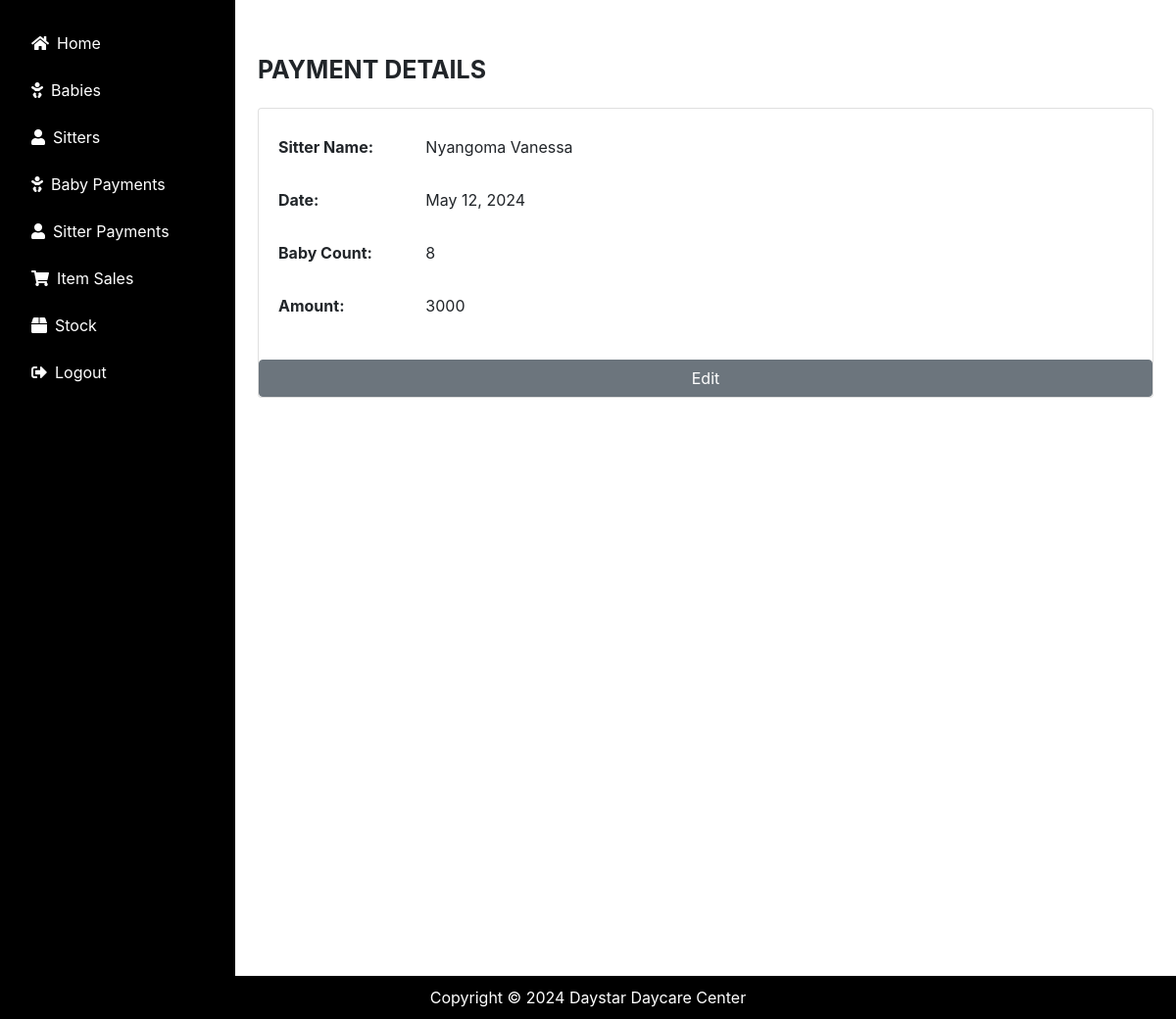
The page /sitterpayments/1/ (signed in) on the database its author committed.
### daycare/models.py (models this page shows, shortened)
class Sitterpayment(models.Model):
    s_name = models.ForeignKey('Sitterattendance', on_delete=models.CASCADE)
    date = models.DateField(default=timezone.now)
    baby_count = models.IntegerField(default=0)
    amount = models.IntegerField(default=3000)
    total_amount = models.IntegerField(default=0)  # This will store the computed total amount

class Sitterattendance(models.Model):
    sitter_number = models.CharField(max_length=200,unique=True)
    s_name = models.ForeignKey(Sitter, on_delete=models.CASCADE)
    date = models.DateField(default=timezone.now)
    status = models.CharField(max_length=15, default='on-duty')
    def __str__(self):
        return str(self.s_name)

class Sitter(models.Model):
    s_name = models.CharField(max_length=20)
    location = models.CharField(max_length=20, default='Kabalagala')
    date_of_birth = models.DateField()
    gender = models.CharField(max_length=10, choices=[('M', 'Male'), ('F', 'Female')])
    next_of_kin = models.CharField(max_length=20)
    nin = models.CharField(max_length=20)
    recommender_name = models.CharField(max_length=20)
    religion = models.CharField(max_length=25, blank=True)
    education_level = models.CharField(max_length=255)
    sitter_number = models.CharField(max_length=8,  unique=True,blank=False, null=True)
    contact = models.CharField(max_length=15)
    def __str__(self):
        return self.s_name

### daycare/views.py (the view)
# urls.py: path('sitterpayments/<int:sitterpayment_id>/', views.view_sitterpayment, name='view_sitterpayment'),
@login_required
def view_sitterpayment(request, sitterpayment_id):
    sitterpayment = get_object_or_404(Sitterpayment, pk=sitterpayment_id)
    return render(request, 'daycare/sitterpayment_detail.html', {'sitterpayment': sitterpayment})

### daycare/templates/daycare/sitterpayment_detail.html
{% extends 'daycare/base.html' %}
{% block content %}
<div class="container mt-5">
    <h1 class="mb-4" style="font-size: 25px;"><b>PAYMENT DETAILS</b></h1>
    <div class="card">
        <div class="card-body">
            <div class="form-group row">
                <label class="col-sm-2 col-form-label"><strong>Sitter Name:</strong></label>
                <div class="col-sm-10">
                    <p class="form-control-plaintext">{{ sitterpayment.s_name }}</p>
                </div>
            </div>
            <div class="form-group row">
                <label class="col-sm-2 col-form-label"><strong>Date:</strong></label>
                <div class="col-sm-10">
                    <p class="form-control-plaintext">{{ sitterpayment.date }}</p>
                </div>
            </div>
            <div class="form-group row">
                <label class="col-sm-2 col-form-label"><strong>Baby Count:</strong></label>
                <div class="col-sm-10">
                    <p class="form-control-plaintext">{{ sitterpayment.baby_count }}</p>
                </div>
            </div>
            <div class="form-group row">
                <label class="col-sm-2 col-form-label"><strong>Amount:</strong></label>
                <div class="col-sm-10">
                    <p class="form-control-plaintext">{{ sitterpayment.amount }}</p>
                </div>
            </div>
        </div>
            <a href="{% url 'edit_sitterpayment' sitterpayment.id %}" class="btn btn-secondary">Edit</a>
    </div>
</div>
{% endblock %}

### daycare/templates/daycare/base.html (style rules this page uses)
body { margin: 0; padding-bottom: 60px; overflow-x: hidden; }

### rows shown on the page
Sitterpayment: s_name "Nyangoma Vanessa", date "May 12, 2024", baby_count "8", amount "3000"
